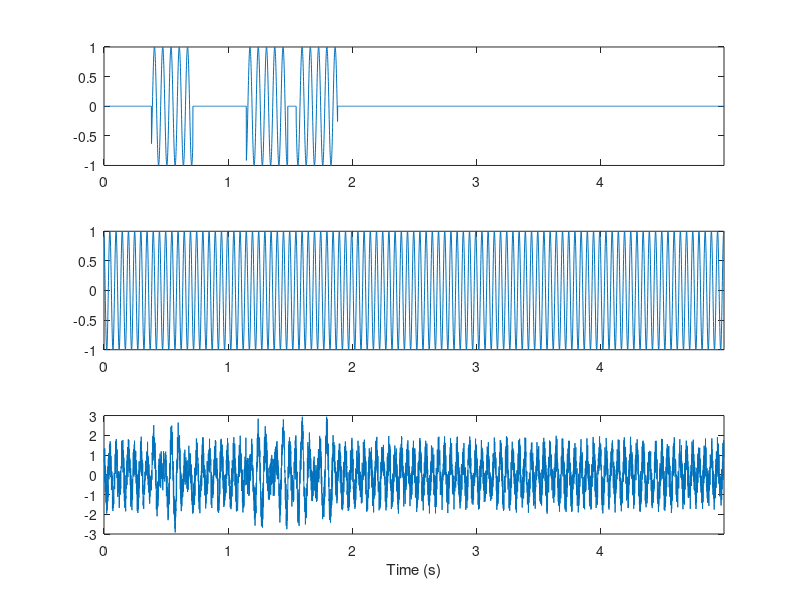

Reproduce this figure in MATLAB. (Note: this script raises an error after producing the figure.)


%% Simulated signal
% Generate a simulated signal with 3 bursts at 15Hz with 5 cycles
% and an oscillation at 20Hz, plus white noise

% Time step (s)
dt=0.001;
% Duration (s)
T=5;
% Time vector
time=0:dt:T-dt;
% Sampling rate
srate=1/dt;

% Burst frequency
f1 = 15;
% Length of bursts in cycles
f1_num_cycles=5;
% Number of bursts
f1_num_bursts=3;

% Oscillation frequency
f2 = 20;

% Burst signal
s1=zeros(1,length(time));

% Keep track of burst start and stop times so they
% don't overlap
burst_starts=[];
burst_stops=[];
while length(burst_starts)<f1_num_bursts
    % Burst duration in seconds
    dur_s=f1_num_cycles/f1;
    % Burst duration in time steps
    dur_pts=floor(dur_s/dt);
    
    % Random start and stop time
    start=randi(length(time)-dur_pts);
    stop=start+dur_pts;
    
    % Check that doesn't overlap with other bursts
    overlap=false;
    for k=1:length(burst_starts)
        other_start=burst_starts(k);
        other_stop=burst_stops(k);
        if (start >= other_start && start < other_stop) || (stop > other_start && stop <= other_stop)
            overlap=true;
            break;
        end
    end
          
    % Generate burst
    if ~overlap
        s1(start:stop)=sin(2. * pi * f1 * (time(start:stop)+randn()));
        burst_starts=[burst_starts start];
        burst_stops=[burst_stops stop];
    end
end

% Oscillatory signal
s2=sin(2. * pi * f2 * (time+randn()));

% Generated signal
signal=s1+s2+(rand(1,length(time))*2-1);

figure;
subplot(3,1,1);
plot(time,s1);
xlim([time(1) time(end)]);
subplot(3,1,2);
plot(time,s2);
xlim([time(1) time(end)]);
subplot(3,1,3);
plot(time,signal);
xlim([time(1) time(end)]);
xlabel('Time (s)');


%% Lagged Hilbert coherence
% Lagged Hilbert coherence starts with bandpass filtering using
% multiplication by a Gaussian kernel in the frequency domain

% Frequencies to evaluate (just to compute desired frequency
% resolution in this step)
freqs=linspace(5,100,100);

% Determine the frequency resolution
df = diff(freqs(1:2));

% Zero-pad the signal - or is mean-pad better?
pad=zeros(size(time));
padd_signal = [pad, signal, pad];

% Fourier transform the padded signal
signal_fft = rfft(padd_signal,length(padd_signal), 2);
fft_frex = linspace(0, srate/2, length(signal_fft));

% Kernel width for multiplication
sigma = df * .5;

% Center pass-band frequency
freq=15;

% Gaussian kernel centered on frequency with width defined
% by requested frequency resolution
kernel = exp(-((fft_frex - freq) .^ 2 / (2.0 * sigma ^ 2)));

% Multiply Fourier-transformed signal by kernel
fsignal_fft = signal_fft .* kernel;
% Reverse Fourier to get bandpass filtered signal
f_signal = irfft(fsignal_fft, length(padd_signal), 2);

figure();
subplot(5,1,1)
plot(time,signal)
xlim([time(1), time(end)])
xlabel('Time (s)')
ylabel('Amplitude')

subplot(5,1,2)
plot(fft_frex,signal_fft(1:length(fft_frex)))
xlim([0,50])
xlabel('Frequency (Hz)')
ylabel('Amplitude')

subplot(5,1,3)
plot(fft_frex,kernel,'k')
xlim([0,50])
xlabel('Frequency (Hz)')
ylabel('Amplitude')

subplot(5,1,4)
plot(fft_frex,fsignal_fft(1:length(fft_frex)))
xlim([0,50])
xlabel('Frequency (Hz)')
ylabel('Amplitude')

subplot(5,1,5)
plot(time,f_signal(length(pad)+1:end-length(pad)))
xlim([time(1), time(end)])
xlabel('Time (s)')
ylabel('Amplitude')



% Get analytic signal of bandpass filtered data (phase and amplitude)
analytic_signal = hilbert(f_signal);
% Cut off padding
analytic_signal=analytic_signal(:, length(time)+1:2 * length(time));

figure();
subplot(4,1,1);
plot(time,signal);
xlim([time(1) time(end)]);
xlabel('Time (s)');
ylabel('Amplitude');

subplot(4,1,2);
plot(time,f_signal(:, length(time)+1:2 * length(time)));
xlim([time(1) time(end)]);
xlabel('Time (s)');
ylabel('Amplitude');

subplot(4,1,3);
plot(time,abs(analytic_signal));
xlim([time(1) time(end)]);
xlabel('Time (s)');
ylabel('Amplitude');

subplot(4,1,4);
plot(time,angle(analytic_signal));
xlim([time(1) time(end)]);
xlabel('Time (s)');
ylabel('Phase');




% Evaluate lagged coherence at a lag of 3 cycles
lag=3;

% Duration of this lag in s
lag_dur_s = lag / freq;
% Number of evaluations
n_evals = floor(T / lag_dur_s);
% Remaining time
t_diff = T - (n_evals * lag_dur_s);

% Start time
start_time = time(1);
% Evaluation times (ms)
eval_times = linspace(start_time, T - t_diff, n_evals + 1); 
eval_times = eval_times(1:end-1);
% Evaluation time points
eval_pts = knnsearch(time', eval_times');

figure()
subplot(4,1,1)
plot(time,signal)
hold on
plot(eval_times,signal(eval_pts),'ro')
xlabel('Time (s)')
ylabel('Amplitude')

subplot(4,1,2)
plot(time,f_signal(length(time)+1:2*length(time)))
hold on
plot(eval_times,f_signal(length(time)+eval_pts),'ro')
xlabel('Time (s)')
ylabel('Amplitude')

subplot(4,1,3)
plot(time,abs(analytic_signal))
hold on
plot(eval_times,abs(analytic_signal(eval_pts)),'ro')
xlabel('Time (s)')
ylabel('Amplitude')

subplot(4,1,4)
plot(time,angle(analytic_signal))
hold on
plot(eval_times,angle(analytic_signal(eval_pts)),'ro')
xlabel('Time (s)')
ylabel('Phase')

% Analytic signal at n=0...n_evals-1 evaluation points
f1 = analytic_signal(eval_pts(1:end-1));
% Analytic signal at n=1...n_evals evaluation points
f2 = analytic_signal(eval_pts(2:end));
% calculate the phase difference and amplitude product
phase_diff = angle(f2) - angle(f1);
amp_prod = abs(f1) .* abs(f2);

figure();
subplot(2,1,1)
plot(eval_times(1:end-1),phase_diff)
xlim([time(1), time(end)])
xlabel('Time (s)')
ylabel('Phase difference')

subplot(2,1,2)
plot(eval_times(1:end-1),amp_prod)
xlim([time(1), time(end)])
xlabel('Time (s)')
ylabel('Amplitude product')

% Numerator - sum is over evaluation points
num = abs(sum(amp_prod .* exp(1i * phase_diff)));
disp(num)

% Scaling factor - sum is over evaluation points
f1_pow = f1.^2;
f2_pow = f2.^2;
denom = sqrt(sum(abs(f1_pow)) * sum(abs(f2_pow)));
disp(denom);

lc = num / denom;
disp(lc);



% This was evaluated starting at time t=0 and looking 3 cycles ahead, 
% but what about the points in between?

% Number of points between the first and next evaluation time points
n_range = eval_pts(2) - eval_pts(1);

% Analytic signal at n=0...n_evals-1 evaluation points, and m=0..n_range time points in between
f1 = analytic_signal(eval_pts(1:end-1) + (0:n_range-1));

% Analytic signal at n=1...n_evals evaluation points, and m=0..n_range time points in between
f2 = analytic_signal(eval_pts(2:end) + (0:n_range-1));

% Calculate the phase difference and amplitude product
phase_diff = angle(f2) - angle(f1);
amp_prod = abs(f1) .* abs(f2);

% Lagged coherence
num = abs(sum(amp_prod .* exp(1i * phase_diff),1));
f1_pow = f1.^2;
f2_pow = f2.^2;
denom = sqrt(sum(abs(f1_pow),1) .* sum(abs(f2_pow),1));
lc = num / denom;

% Average over the time points in between evaluation points
lc = mean(lc);
disp(lc);


% Evaluate at 2-10 lag cycles
lags = 2:.5:10;
% Evaluate at 15 and 20 Hz
freqs = [15, 20];

figure();
for f_idx = 1:length(freqs)
    freq = freqs(f_idx);
    lcs = zeros(size(lags));
    for l_idx = 1:length(lags)
        [num, denom, lcs(l_idx)] = lagged_hilbert_coh_demo(signal, srate, freq, lags(l_idx), df);
    end

    plot(lags, lcs, 'DisplayName', sprintf('%dHz', freq))
    hold on
end
hold off
legend
xlabel('Lag (cycles)')
ylabel('Lagged coherence')




% What about at a frequency where we know there is only noise?
[num, denom, lc] = lagged_hilbert_coh_demo(signal, srate, 50, 3, df);
disp(lc);




% What's going on?
[num1, denom1, lc1] = lagged_hilbert_coh_demo(signal, srate, 15, 3, df);
[num2, denom2, lc2] = lagged_hilbert_coh_demo(signal, srate, 50, 3, df);

fprintf('15Hz: numerator=%f, denominator=%f, lc=%f\n', mean(num1), mean(denom1), lc1);
fprintf('50Hz: numerator=%f, denominator=%f, lc=%f\n', mean(num2), mean(denom2), lc2);




% At 40Hz, the numerator and denominator are both low, but nearly exactly the same
% This is due to amplitude correlations introduced by bandpass filtering in a freq
% range with low power (https://journals.physiology.org/doi/full/10.1152/jn.00851.2013)
% Here's the effect over a range of frequencies

% Evaluate at 2-10 lag cycles
lags = 2:.5:10;
% Evaluate at 5-100 Hz
freqs = linspace(5, 100, 100);

lcs = zeros(length(freqs), length(lags));
for f_idx = 1:length(freqs)
    freq = freqs(f_idx);
    for l_idx = 1:length(lags)
        [num, denom, lcs(f_idx, l_idx)] = lagged_hilbert_coh_demo(signal, srate, freq, lags(l_idx), df);
    end
end

figure();
contourf(lags, freqs, lcs, 100,'LineColor','none');
colorbar;
xlabel('Lag (cycles)');
ylabel('Frequency (Hz)');





% The solution is to use the amplitude covariance of a surrogate 
% dataset as a threshold. We use an ARMA model to account for
% aperiodic temporal structure

% Compute threshold as 95th percentile of shuffled amplitude products
n_shuffles=1000;
amp_prods=arma_surr(signal, n_shuffles);
threshold = prctile(amp_prods, 95);

% Evaluate at 2-10 lag cycles
lags = 2:.5:10;
% Evaluate at 5-100 Hz
freqs = linspace(5, 100, 100);

lcs = zeros(length(freqs), length(lags));
for f_idx = 1:length(freqs)
    for l_idx = 1:length(lags)
        [num, denom, lc] = lagged_hilbert_coh_demo(signal, srate, freqs(f_idx), lags(l_idx), df);
        % Only consider lc if denominator greater than threshold
        if mean(denom) >= threshold
            lcs(f_idx, l_idx) = lc;
        end
    end
end

figure();
contourf(lags, freqs, lcs, 100,'LineColor','none');
colorbar;
xlabel('Lag (cycles)');
ylabel('Frequency (Hz)');







%% Put it all together
function [num, denom, lc]=lagged_hilbert_coh_demo(signal, srate, freq, lag, df)
    n_pts=length(signal);
    dt=1/srate;
    T = n_pts * dt;
    time=0:dt:T-dt;
    
    % Zero-pad the signal - or is mean-pad better?
    pad=zeros(size(time));
    padd_signal = [pad, signal, pad];

    % Fourier transform the padded signal
    signal_fft = rfft(padd_signal,length(padd_signal), 2);
    fft_frex = linspace(0, srate/2, length(signal_fft));

    % Kernel width for multiplication
    sigma = df * .5;

    % Gaussian kernel centered on frequency with width defined
    % by requested frequency resolution
    kernel = exp(-((fft_frex - freq) .^ 2 / (2.0 * sigma ^ 2)));

    % Multiply Fourier-transformed signal by kernel
    fsignal_fft = signal_fft .* kernel;
    % Reverse Fourier to get bandpass filtered signal
    f_signal = irfft(fsignal_fft, length(padd_signal), 2);

    analytic_signal = hilbert(f_signal);
    % Cut off padding
    analytic_signal=analytic_signal(:, length(time)+1:2 * length(time));

    % Duration of this lag in s
    lag_dur_s = lag / freq;
    % Number of evaluations
    n_evals = floor(T / lag_dur_s);
    % Remaining time
    t_diff = T - (n_evals * lag_dur_s);

    % Start time
    start_time = time(1);
    % Evaluation times (ms)
    eval_times = linspace(start_time, T - t_diff, n_evals + 1); 
    eval_times = eval_times(1:end-1);
    % Evaluation time points
    eval_pts = knnsearch(time', eval_times');
    
    % Number of points between the first and next evaluation time points
    n_range = eval_pts(2) - eval_pts(1);

    % Analytic signal at n=0...n_evals-1 evaluation points, and m=0..n_range time points in between
    f1 = analytic_signal(eval_pts(1:end-1) + (0:n_range-1));

    % Analytic signal at n=1...n_evals evaluation points, and m=0..n_range time points in between
    f2 = analytic_signal(eval_pts(2:end) + (0:n_range-1));

    % Calculate the phase difference and amplitude product
    phase_diff = angle(f2) - angle(f1);
    amp_prod = abs(f1) .* abs(f2);

    % Lagged coherence
    num = abs(sum(amp_prod .* exp(1i * phase_diff),1));
    f1_pow = f1.^2;
    f2_pow = f2.^2;
    denom = sqrt(sum(abs(f1_pow),1) .* sum(abs(f2_pow),1));
    lc = num / denom;

    % Average over the time points in between evaluation points
    lc = mean(lc);


end
